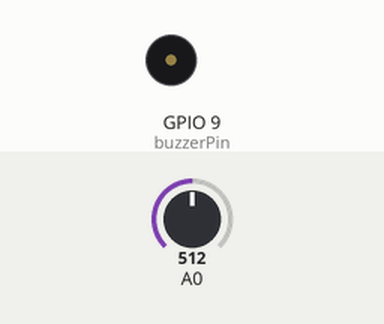
A sketch run on a simulated ESP8266 (NodeMCU). Shown: buzzer (waves = sounding). Inputs (shaded band) come from the test bench; at power-on: A0 = 512. WiFi joins after 1.5 s; servers stay silent unless stated; web services answer with replies made up by the test bench; what the sketch prints to the serial monitor is not drawn.

Above: at 3.3 s.
At 5.7 s:
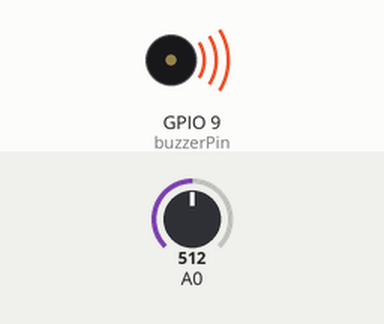
Timing chart, 0 to 9.4 s (numbered marks = the images above):
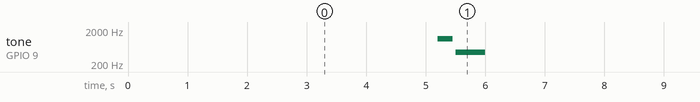

Measured:
- by itself, tone on GPIO 9 (buzzerPin): repeats every 6.1 s: silent 0.05 s, 440 Hz 0.50 s, silent 5.3 s, 1109 Hz 0.25 s

The sketch:

CampainhaDomiciliarPOSTWhatsapp.ino
```cpp
#include <ESP8266WiFi.h>
#include <ESP8266HTTPClient.h>
#include <WiFiClientSecure.h>

const char* ssid = "WiFi network name";
const char* password = "password";

const char* URI = "https://api.callmebot.com/whatsapp.php?phone=";
// Go to "https://www.callmebot.com/blog/free-api-whatsapp-messages/" in order to get your apikey

unsigned long timerDelay = 5000;
unsigned long lastTime = 0;

const int data = 5; // pino analogico conectado ao sensor de som
int db = 0;
const int buzzerPin = 9;  // Pino digital conectado ao buzzer

void tocarCampainha() {
  // Frequências das notas musicais em Hz
  const int Csharp6 = 1109; // C#6 (aproximadamente 1108.73 Hz)
  const int A4 = 440;       // A4 (440 Hz)

  // Duração das notas em milissegundos (baseado no tempo de batida)
  const int tempoBase = 500;  // Tempo base de 1 batida em milissegundos
  const int duracaoCsharp6 = tempoBase / 2;  // Duração de 1/2 batida
  const int duracaoA4 = tempoBase;           // Duração de 1 batida

  // Toca a nota C#6 por 1/2 batida
  tone(buzzerPin, Csharp6, duracaoCsharp6);
  delay(duracaoCsharp6 + 50);  // Pequena pausa entre as notas

  // Toca a nota A4 por 1 batida
  tone(buzzerPin, A4, duracaoA4);
  delay(duracaoA4 + 50);  // Pequena pausa após a nota
}

void setup() {
  Serial.begin(115200);
  pinMode(data, INPUT);

  WiFi.begin(ssid, password);
  Serial.println("Conectando");

  while (WiFi.status() != WL_CONNECTED) {
    delay(500);
    Serial.print(".");
  }

  Serial.println("");
  Serial.print("Conectado à rede WiFi com endereço IP: ");
  Serial.println(WiFi.localIP());
}

void loop() {
  // RequisicaoHttpPOST();
  // delay(timerDelay);
  Serial.println(db);
  if (WiFi.status() == WL_CONNECTED) {
      db = analogRead(data);
  } else {
      Serial.println("WiFi desconectado");
      setup();
  }

  if (db >= 250 && ((millis() - lastTime) > timerDelay)) {
      RequisicaoHttpPOST();
      tocarCampainha();
      lastTime = millis();
  }
}

void RequisicaoHttpPOST() {
  WiFiClientSecure client;
  HTTPClient http;

  client.setInsecure();
  http.begin(client, URI);

  http.addHeader("Content-Type", "application/json");
  String body = "{\"phone\":\"{{phone}}\",\"text\":\"Alguém está na porta!\"},\"apikey\":\"{{apikey}}\"}";

  Serial.println(body);

  int httpResponseCode = http.POST(body);

  if (httpResponseCode > 0) {
    String payload = http.getString();
    Serial.println("Resposta do servidor:");
    Serial.println(payload);
  } else {
    Serial.print("Erro na solicitação HTTP: ");
    Serial.println(httpResponseCode);
  }

  http.end();
}
```
